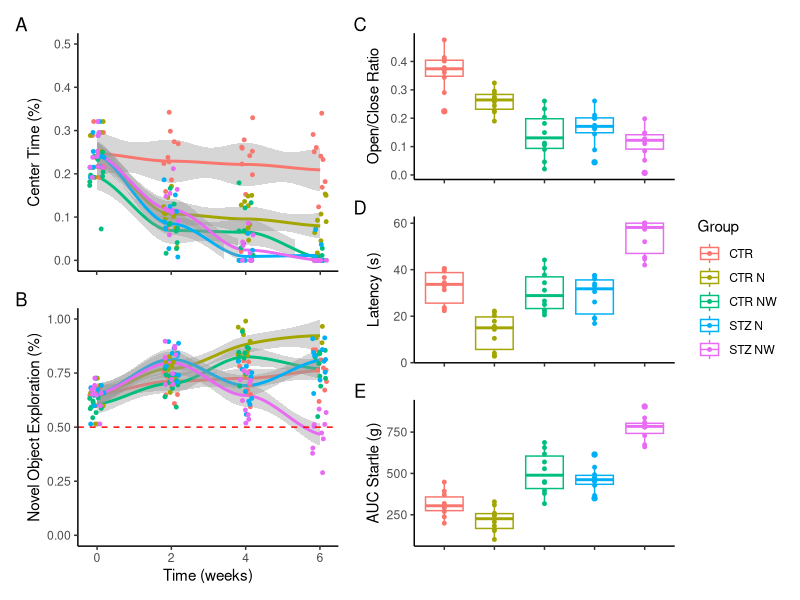
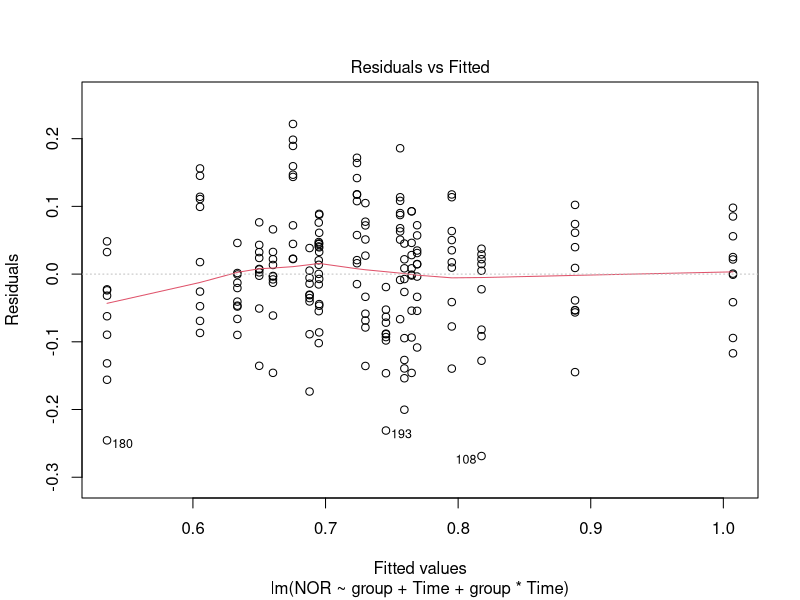
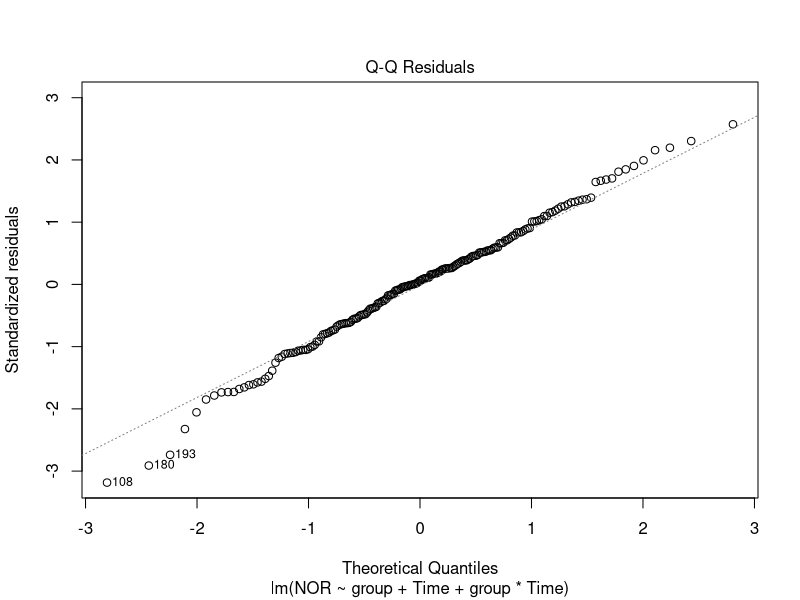
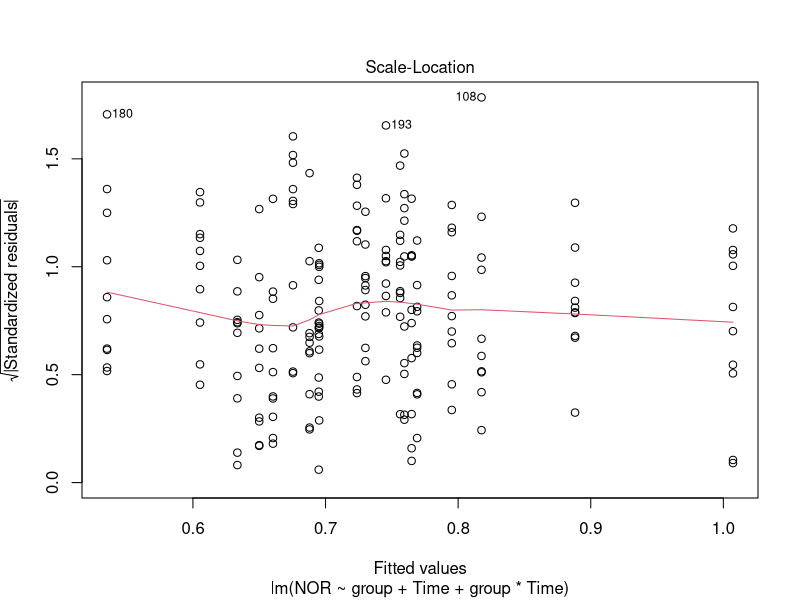
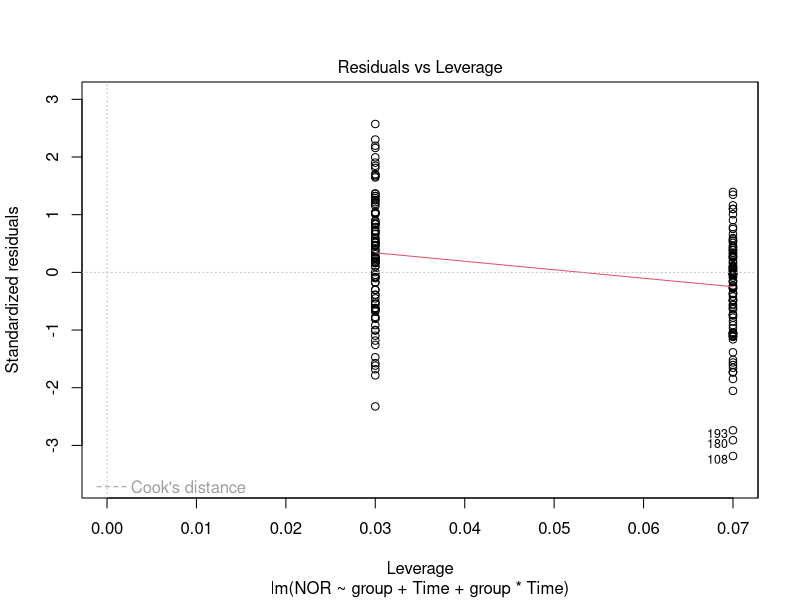
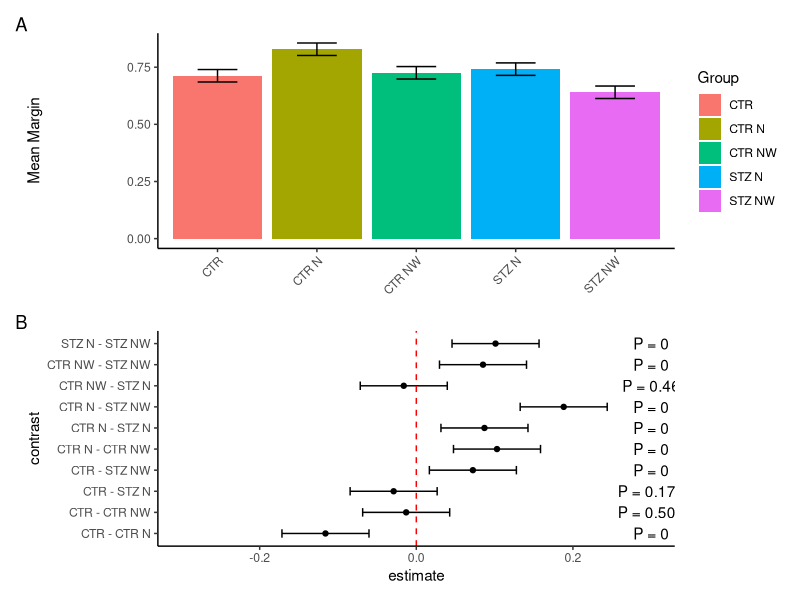
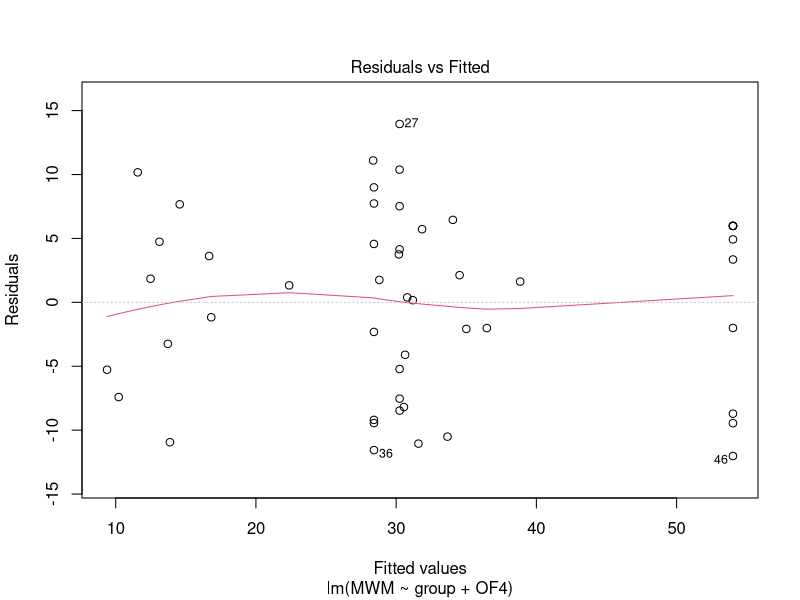
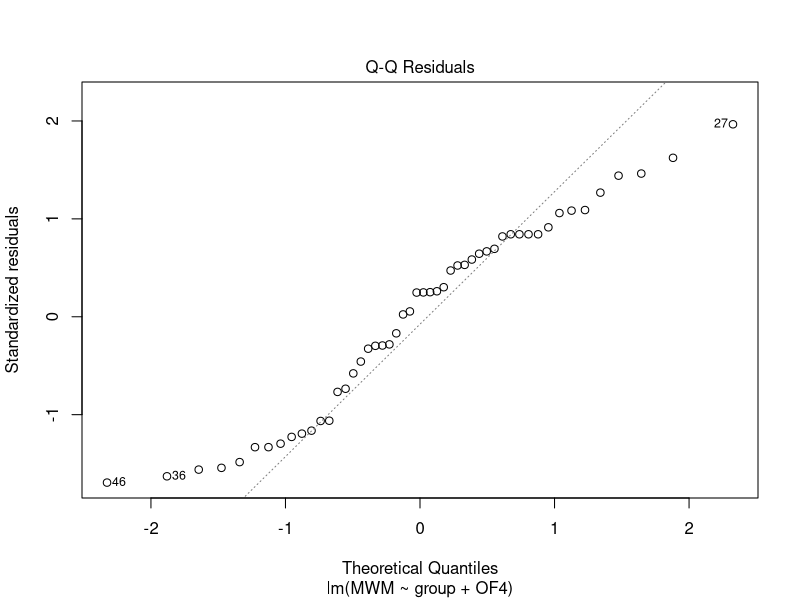

Source code (R) for these figures, in order:
## ---- chunk 1
#| include: false
knitr::opts_chunk$set(message = FALSE, warning = FALSE, fig.path = "plots/")

library(dplyr)
library(tidyverse)
library(ggplot2)
library(patchwork)
library(emmeans)
## ---- chunk 2
nicotine <- read.csv("nicotine.csv")

nicotine <- nicotine %>%
  column_to_rownames(var = "id") %>%
  separate(col = "group", into = c("Treatment", "Withdrawal"), remove = FALSE) %>%
  mutate(Withdrawal = ifelse(is.na(Withdrawal), "CTR", Withdrawal))
## ---- chunk 3
epm_p <- ggplot(nicotine, aes(x = group, y = EPM, colour = group)) +
  geom_boxplot() +
  geom_point(size = 1) +
  labs(y = "Open/Close Ratio", colour = "Group") +
  theme_classic() +
  theme(axis.title.x = element_blank(), axis.text.x = element_blank())

mwm_p <- ggplot(nicotine, aes(x = group, y = MWM, colour = group)) +
  geom_boxplot() +
  geom_point(size = 1) +
  labs(y = "Latency (s)", colour = "Group") +
  theme_classic() +
  theme(axis.title.x = element_blank(), axis.text.x = element_blank())

pasta_p <- ggplot(nicotine, aes(x = group, y = PASTA, colour = group)) +
  geom_boxplot() +
  geom_point(size = 1) +
  labs(y = "AUC Startle (g)", colour = "Group") +
  theme_classic() +
  theme(axis.title.x = element_blank(), axis.text.x = element_blank())
## ---- chunk 4
of_df <- nicotine %>%
  pivot_longer(cols = c("OF1", "OF2", "OF3", "OF4"),
               names_to = "Time", values_to = "OF") %>%
    mutate(Time = 2 * (as.numeric(gsub("OF", "", Time)) - 1))

nor_df <- nicotine %>%
  pivot_longer(cols = c("NOR1", "NOR2", "NOR3", "NOR4"),
               names_to = "Time", values_to = "NOR") %>%
  mutate(Time = 2 * (as.numeric(gsub("NOR", "", Time)) - 1))
## ---- chunk 5
of_p <- ggplot(of_df, aes(x = Time, y = OF, group = group, colour = group)) +
  geom_smooth() +
  geom_jitter(width = 0.2, size = 1) +
  lims(y = c(0, 0.5)) +
  labs(y = "Center Time (%)") +
  theme_classic() +
  theme(axis.title.x = element_blank(), axis.text.x = element_blank(),
        legend.position = "none")

nor_p <- ggplot(nor_df, aes(x = Time, y = NOR, group = group, colour = group)) +
  geom_smooth() +
  geom_jitter(width = 0.2, size = 1) +
  geom_hline(yintercept = 0.5, linetype = "dashed", colour = "red") +
  lims(y = c(0, 1)) +
  labs(x = "Time (weeks)", y = "Novel Object Exploration (%)") +
  theme_classic() +
  theme(legend.position = "none")
## ---- chunk 6
((of_p / nor_p) | (epm_p / mwm_p / pasta_p)) +
  plot_layout(guides = "collect") +
  plot_annotation(tag_levels = "A")
## ---- chunk 7
nor_fit <- lm(NOR ~ group + Time + group * Time, data = nor_df)
summary(nor_fit)
plot(nor_fit)
## ---- chunk 8
nor_emmeans <- emmeans(nor_fit, specs = pairwise ~ group | Time, adjust = "fdr")

tmp_df1 <- nor_emmeans$emmeans %>%
  as.data.frame()

tmp_df2 <- nor_emmeans$contrasts %>%
  summary(infer = TRUE) %>%
  as.data.frame()
## ---- chunk 9
nor_p1 <- ggplot(subset(tmp_df1, Time == 3),
       aes(x = group, y = emmean, fill = group)) +
  geom_bar(stat = "identity") +
  geom_errorbar(aes(ymin = lower.CL, ymax = upper.CL), width = 0.4) +
  labs(y = "Mean Margin", fill = "Group") +
  theme_classic() +
  theme(axis.title.x = element_blank(),
        axis.text.x = element_text(angle = 45, hjust = 1))

nor_p2 <- ggplot(subset(tmp_df2, Time == 3), aes(x = estimate, y = contrast)) +
  geom_point() +
  geom_errorbarh(aes(xmin = lower.CL, xmax = upper.CL), height = 0.4) +
  geom_vline(xintercept = 0, linetype = "dashed", colour = "red") +
  xlim(x = c(-0.3, 0.3)) +
  geom_text(aes(label = paste("P =", round(p.value, 3))), x = 0.3) +
  theme_classic()

(nor_p1 / nor_p2) +
  plot_annotation(tag_levels = "A")
## ---- chunk 10
mwm_fit <- lm(MWM ~ group + OF4, data = nicotine)
summary(mwm_fit)
plot(mwm_fit)
## ---- chunk 11
mwm_emmeans <- emmeans(mwm_fit, specs = pairwise ~ group, adjust = "fdr")

tmp_df1 <- mwm_emmeans$emmeans %>%
  as.data.frame()

tmp_df2 <- mwm_emmeans$contrasts %>%
  summary(infer = TRUE) %>%
  as.data.frame()
## ---- chunk 12
mwm_p1 <- ggplot(tmp_df1, aes(x = group, y = emmean, fill = group)) +
  geom_bar(stat = "identity") +
  geom_errorbar(aes(ymin = lower.CL, ymax = upper.CL), width = 0.4) +
  labs(y = "Mean Margin", fill = "Group") +
  theme_classic() +
  theme(axis.title.x = element_blank(),
        axis.text.x = element_text(angle = 45, hjust = 1))

mwm_p2 <- ggplot(tmp_df2, aes(x = estimate, y = contrast)) +
  geom_point() +
  geom_errorbarh(aes(xmin = lower.CL, xmax = upper.CL), height = 0.4) +
  geom_vline(xintercept = 0, linetype = "dashed", colour = "red") +
  xlim(x = c(-60, 40)) +
  geom_text(aes(label = paste("P =", round(p.value, 3))), x = 40) +
  theme_classic()

(mwm_p1 / mwm_p2) +
  plot_annotation(tag_levels = "A")
